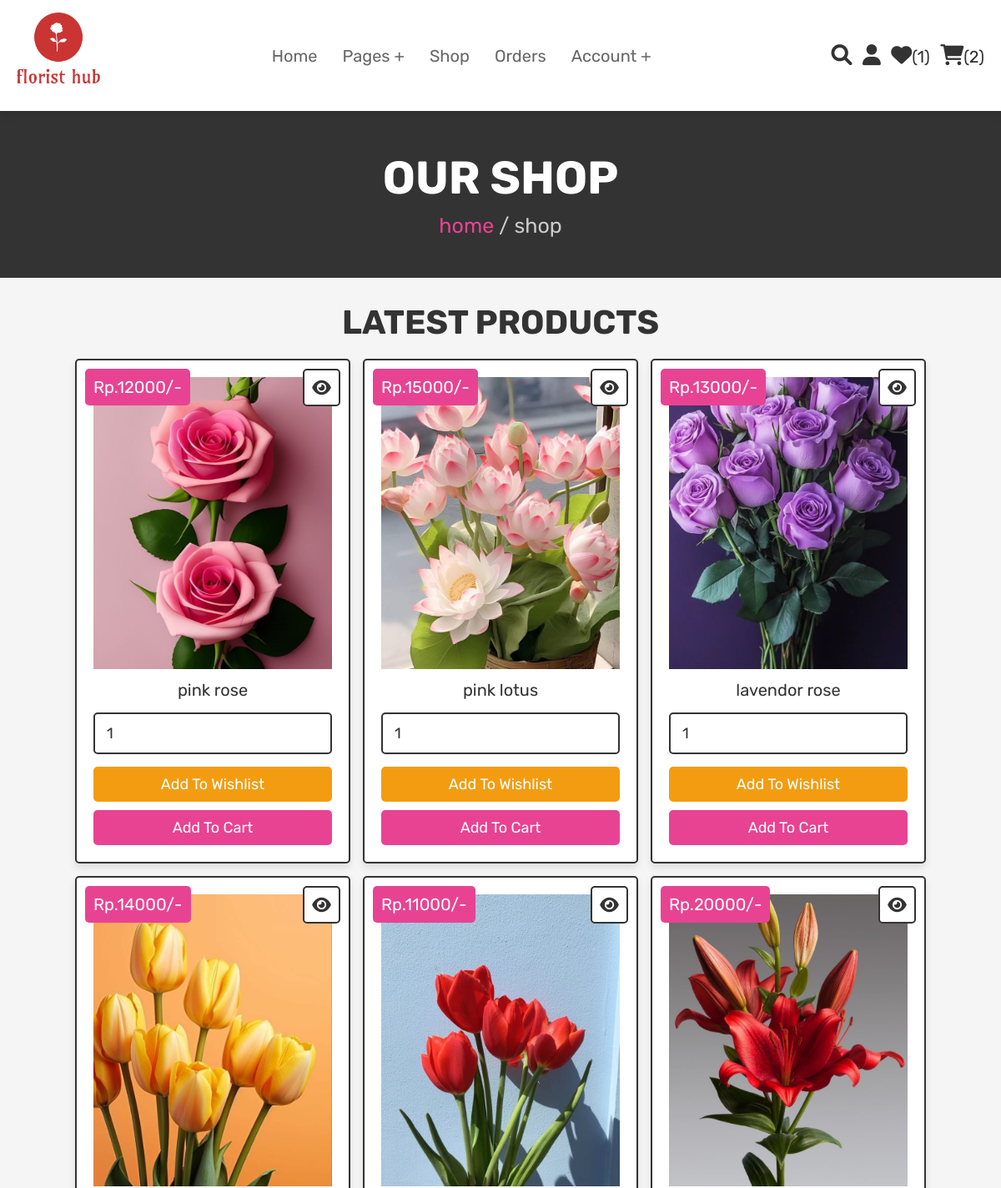
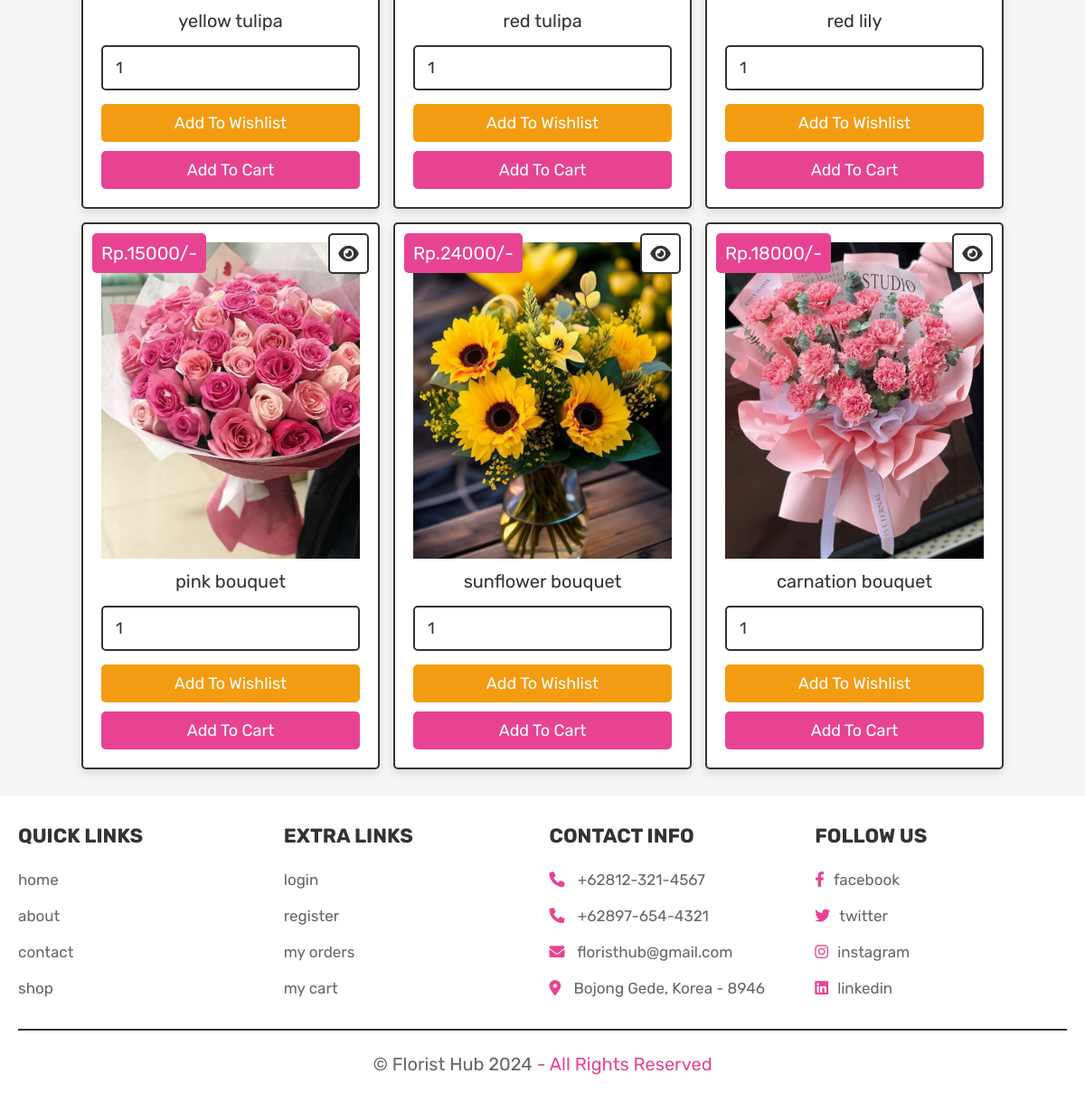
Page /shop.php (signed in) on the committed database (2 pictures, top to bottom).
### tables this page shows
CREATE TABLE `products` (
  `id` int(100) NOT NULL,
  `name` varchar(100) NOT NULL,
  `details` varchar(500) NOT NULL,
  `price` int(100) NOT NULL,
  `image` varchar(100) NOT NULL
);

### shop.php (the view, shortened to what this page needs)
<?php
@include 'config.php';
?>
<!DOCTYPE html>
<html lang="en">
<head>
   <link rel="stylesheet" href="https://cdnjs.cloudflare.com/ajax/libs/font-awesome/6.0.0/css/all.min.css">
   <link rel="stylesheet" href="css/style.css">
</head>
<body>
<?php @include 'header.php'; ?>
<section class="heading">
    <h3>our shop</h3>
    <p> <a href="home.php">home</a> / shop </p>
</section>
<section class="products">
   <h1 class="title">latest products</h1>
   <div class="box-container">
      <?php
         $select_products = mysqli_query($conn, "SELECT * FROM `products`") or die('query failed');
         if(mysqli_num_rows($select_products) > 0){
            while($fetch_products = mysqli_fetch_assoc($select_products)){
      ?>
      <form action="" method="POST" class="box">
         <a href="view_page.php?pid=<?php echo $fetch_products['id']; ?>" class="fas fa-eye"></a>
         <div class="price">Rp.<?php echo $fetch_products['price']; ?>/-</div>
         <img src="uploaded_img/<?php echo $fetch_products['image']; ?>" alt="" class="image">
         <div class="name"><?php echo $fetch_products['name']; ?></div>
         <input type="number" name="product_quantity" value="1" min="0" class="qty">
         <input type="submit" value="add to wishlist" name="add_to_wishlist" class="option-btn">
         <input type="submit" value="add to cart" name="add_to_cart" class="btn">
      </form>
      <?php
         }
      }else{
         echo '<p class="empty">no products added yet!</p>';
      }
      ?>
   </div>
</section>
<?php @include 'footer.php'; ?>
</body>
</html>

### css/style.css (style rules this page uses)
:root { --pink:#e84393; --red:#c0392b; --orange:#f39c12; --black:#333; --white:#fff; --light-color:#666; --light-white:#ccc; --light-bg:#f5f5f5; --border:.2rem solid var(--black); --box-shadow:0 .5rem 1rem rgba(0,0,0,.1); }
* { font-family: 'Rubik', sans-serif; margin:0; padding:0; box-sizing: border-box; outline: none; border:none; text-decoration: none; transition:all .2s linear; }
html { font-size: 62.5%; overflow-x: hidden; scroll-behavior: smooth; scroll-padding-top: 6.5rem; }
body { background: var(--light-bg); }
section { padding:3rem 2rem; }
.btn, .delete-btn, .option-btn { display: inline-block; border-radius: .5rem; margin-top: 1rem; font-size: 1.8rem; color:var(--white); cursor: pointer; padding:1rem 3rem; text-transform: capitalize; }
.btn { background-color: var(--pink); }
.option-btn { background-color: var(--orange); }
.heading { display: flex; flex-flow: column; align-items: center; justify-content: center; gap:1rem; background-color: var(--black); text-align: center; min-height: 25vh; }
.heading h3 { font-size: 5.5rem; color:var(--white); text-transform: uppercase; }
.heading p { font-size: 2.5rem; color:var(--light-white); }
.heading p a { color:var(--pink); }
.title { text-align: center; margin-bottom: 2rem; color:var(--black); text-transform: uppercase; font-size: 4rem; }
.products .box-container { max-width: 1200px; margin:0 auto; display: grid; grid-template-columns: repeat(auto-fit, 33rem); gap:1.5rem; align-items: flex-start; justify-content: center; }
.products .box-container .box { background-color: var(--white); border:var(--border); box-shadow: var(--box-shadow); border-radius: .5rem; padding:2rem; text-align: center; position: relative; }
.products .box-container .box .image { height: 35rem; width: 100%; object-fit: cover; }
.products .box-container .box .fa-eye, .products .box-container .box .price { position: absolute; top:1rem; border-radius: .5rem; }
.products .box-container .box .price { font-size: 2rem; padding:1rem; background-color: var(--pink); color:var(--white); left:1rem; }
.products .box-container .box .fa-eye { right:1rem; height: 4.5rem; width: 4.5rem; line-height: 4.2rem; font-size: 2rem; background-color: var(--white); color:var(--black); border:var(--border); }
.products .box-container .box .name { margin:1rem; font-size: 2rem; color:var(--black); }
.products .box-container .box .qty { width: 100%; padding:1.2rem 1.4rem; font-size: 1.8rem; color:var(--black); border:var(--border); border-radius: .5rem; margin:.5rem 0; }
.products .box-container .box .btn, .products .box-container .box .option-btn { width: 100%; }

### rows in the picture
products: price "12000", image (picture), name "pink rose"
products: price "15000", image (picture), name "pink lotus"
products: price "13000", image (picture), name "lavendor rose"
products: price "14000", image (picture), name "yellow tulipa"
products: price "11000", image (picture), name "red tulipa"
products: price "20000", image (picture), name "red lily"
products: price "15000", image (picture), name "pink bouquet"
products: price "24000", image (picture), name "sunflower bouquet"
products: price "18000", image (picture), name "carnation bouquet"

### other values in the picture
$wishlist_num_rows "1"
$cart_num_rows "2"
